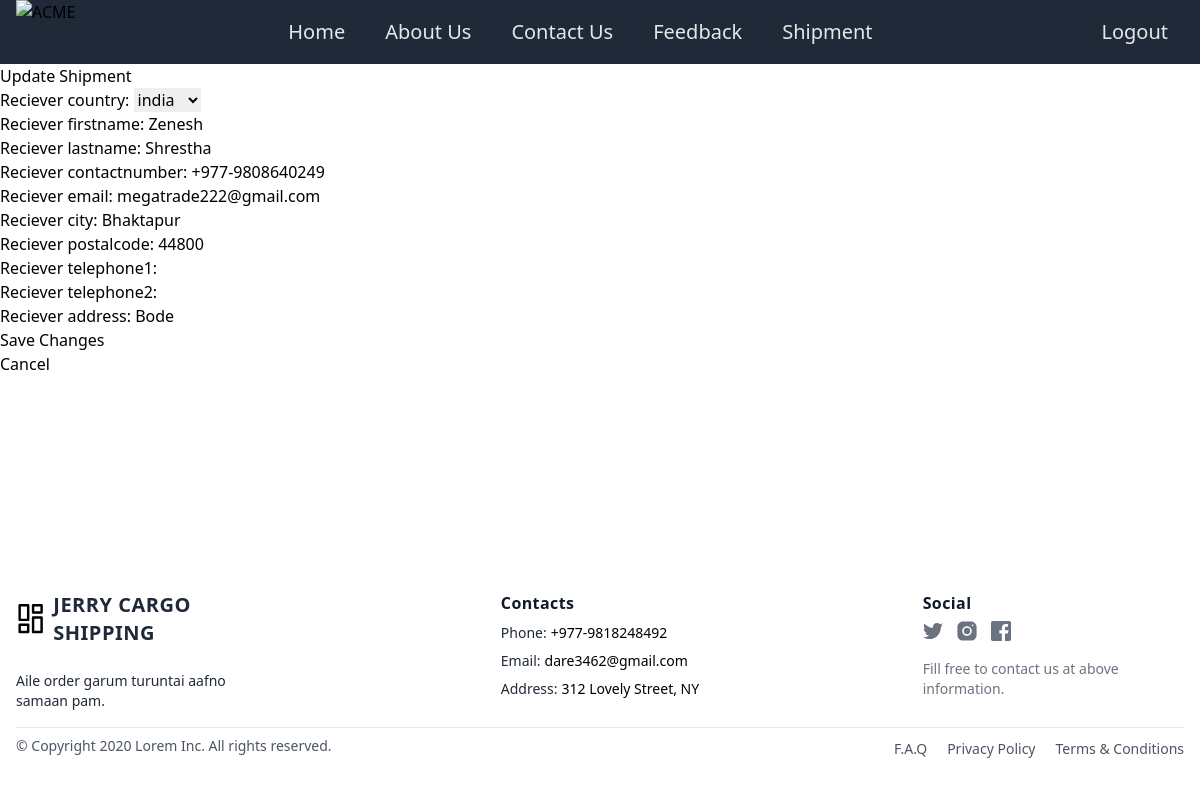
Screenshot of /update/10/ (signed in) with the database file from the repository.
### shipping/models.py (models this page shows, shortened)
class Shipment(models.Model):
    user=models.ForeignKey(User,on_delete=models.CASCADE)
    sender_country=models.ForeignKey(Country,related_name='sender_country',on_delete=models.CASCADE)
    sender_contactnumber = models.CharField(max_length=20,validators=[RegexValidator(regex=r'^\+977-\d{10}$',message='Phone number must be in the format +977-XXXXXXXXXX (where X is a digit).')])
    sender_city=models.CharField(max_length=100)
    sender_postalcode=models.IntegerField()
    sender_telephone1=models.IntegerField(blank=True,null=True)
    sender_telephone2=models.IntegerField(blank=True,null=True)
    sender_address=models.CharField(max_length=100)
    reciever_country=models.ForeignKey(Country,related_name='reciever_country',on_delete=models.CASCADE)
    reciever_firstname=models.CharField(max_length=100)
    reciever_lastname=models.CharField(max_length=100)
    reciever_contactnumber = models.CharField(max_length=20,validators=[RegexValidator(regex=r'^\+977-\d{10}$',message='Phone number must be in the format +977-XXXXXXXXXX (where X is a digit).')])
    reciever_email=models.EmailField()
    reciever_city=models.CharField(max_length=100)
    reciever_postalcode=models.IntegerField(blank=True,null=True)
    reciever_telephone1=models.IntegerField(blank=True,null=True)
    reciever_telephone2=models.IntegerField(blank=True,null=True)
    reciever_address=models.CharField(max_length=100)

### shipping/views.py (the view)
# urls.py: path('update/<int:shipment_id>/', shippingview.update_shipment, name='shipment_update'),
@login_required
def update_shipment(request, shipment_id):
    shipment = get_object_or_404(Shipment, id=shipment_id)
    if request.user == shipment.user or request.user.is_superuser:
        if request.method == 'POST':
            form = ToForm(request.POST, instance=shipment)
            if form.is_valid():
                form.save()
                return redirect('shipment_detail', shipment_id=shipment.id)
        else:
            form = ToForm(instance=shipment)
        return render(request, 'shipping/update_shipment.html', {'form': form, 'shipment': shipment})
    else:
        return redirect('shipment_list')

### shipping/forms.py
class ToForm(forms.ModelForm):
    class Meta:
        model = Shipment
        fields = ['reciever_country','reciever_firstname','reciever_lastname','reciever_contactnumber','reciever_email','reciever_city','reciever_postalcode','reciever_telephone1','reciever_telephone2','reciever_address']

### shipping/models.py (called while the page is built)
    def __str__(self):
        return self.name

### shipping/templates/shipping/update_shipment.html (shortened to what this page needs)
{% extends 'shipping/base.html' %}
{% block bodycontent %}
<h2>Update Shipment</h2>
    <form method="post">
        {{ form.as_p }}
        <button type="submit">Save Changes</button>
    </form>
    <a href="{% url 'shipment_detail' shipment.id %}">Cancel</a>
{% endblock bodycontent %}

### rows the page displays
Shipment: reciever_country "india", reciever_firstname "Zenesh", reciever_lastname "Shrestha", reciever_contactnumber "+977-9808640249", reciever_email "megatrade222@gmail.com", reciever_city "Bhaktapur", reciever_postalcode "44800", reciever_address "Bode"
